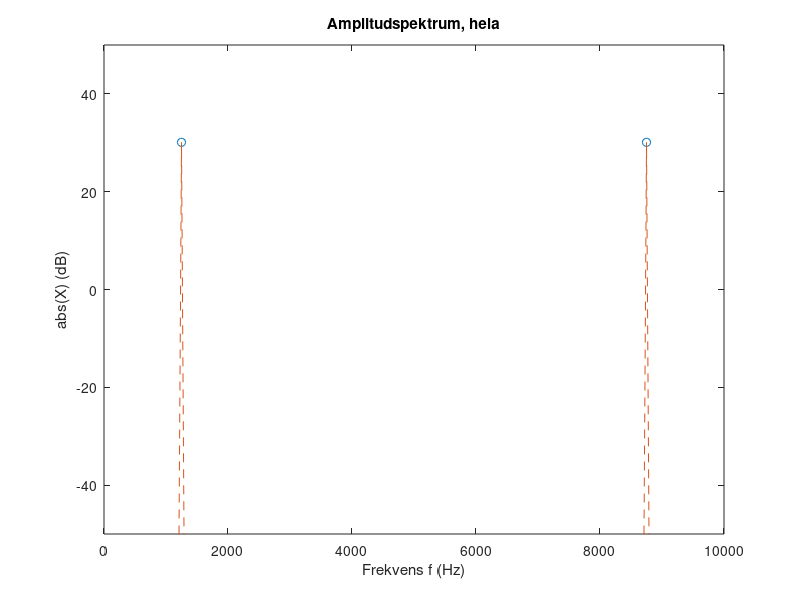
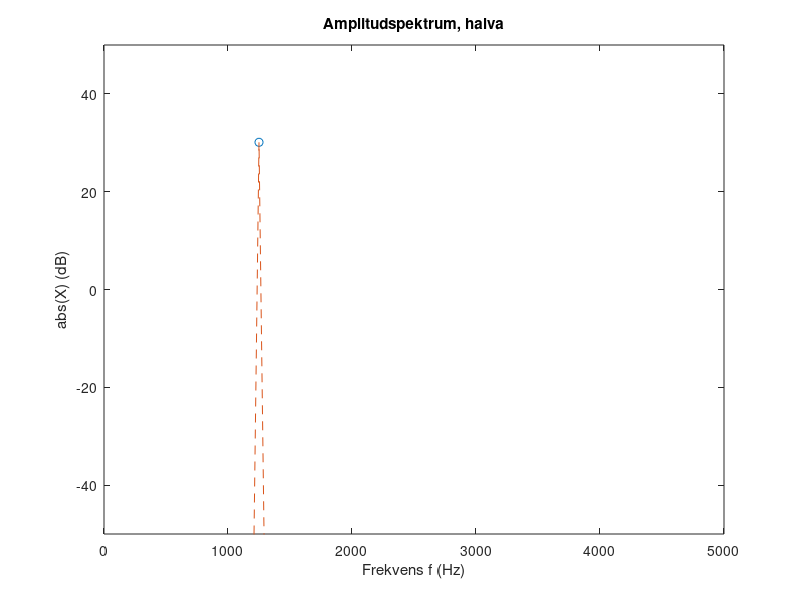

Write the MATLAB code that produced these figures, in order.
clear
% Generate a sampled sinusoid with frequency f0
fs=10000; % sampling rate (Hz)
Ts=1/fs; % sampling interval
N=64; % number of samples
f0=1250; % frequency of sinusoid (Hz)
t=(0:N-1)'*Ts; % discrete time samples
x=sin(2*pi*f0*t); % sampling a sinusoid

% DFT with and without spectral leakage (f0=1200 and f0=1250)
X=fft(x);
% plot the whole DFT spectrum
figure(2)
plot((0:N-1)*fs/N,20*log10(abs(X)),'o')
hold on
plot((0:N-1)*fs/N,20*log10(abs(X)),'--')
hold off
axis([0 fs -50 50])
xlabel('Frekvens f (Hz)')
ylabel('abs(X) (dB)')
title('Amplitudspektrum, hela')
% plot the half DFT spectrum
figure(3)
plot((0:N/2)*fs/N,20*log10(abs(X(1:N/2+1))),'o')
hold on
plot((0:N/2)*fs/N,20*log10(abs(X(1:N/2+1))),'--')
hold off
axis([0 fs/2 -50 50])
xlabel('Frekvens f (Hz)')
ylabel('abs(X) (dB)')
title('Amplitudspektrum, halva')